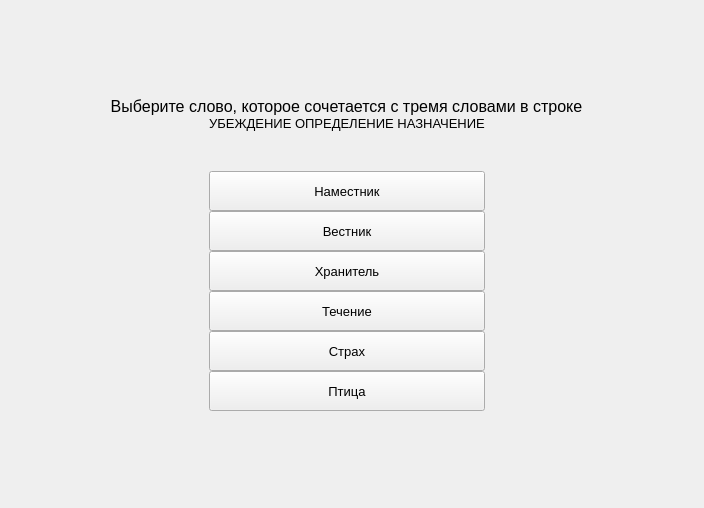
      <widget class="QWidget" name="page_17">
       <layout class="QGridLayout" name="gridLayout_33">
        <property name="leftMargin">
         <number>0</number>
        </property>
        <property name="topMargin">
         <number>0</number>
        </property>
        <property name="bottomMargin">
         <number>0</number>
        </property>
        <property name="verticalSpacing">
         <number>0</number>
        </property>
        <item row="0" column="0">
         <widget class="QWidget" name="widget_17" native="true">
          <layout class="QGridLayout" name="gridLayout_34">
           <property name="leftMargin">
            <number>0</number>
           </property>
           <property name="topMargin">
            <number>0</number>
           </property>
           <property name="rightMargin">
            <number>0</number>
           </property>
           <property name="bottomMargin">
            <number>0</number>
           </property>
           <property name="spacing">
            <number>0</number>
           </property>
           <item row="9" column="1">
            <widget class="QPushButton" name="pushButton_60">
             <property name="minimumSize">
              <size>
               <width>0</width>
               <height>40</height>
              </size>
             </property>
             <property name="font">
              <font>
               <pointsize>10</pointsize>
              </font>
             </property>
             <property name="text">
              <string>Птица</string>
             </property>
            </widget>
           </item>
           <item row="10" column="1">
            <spacer name="verticalSpacer_40">
             <property name="orientation">
              <enum>Qt::Vertical</enum>
             </property>
             <property name="sizeHint" stdset="0">
              <size>
               <width>20</width>
               <height>97</height>
              </size>
             </property>
            </spacer>
           </item>
           <item row="8" column="1">
            <widget class="QPushButton" name="pushButton_59">
             <property name="minimumSize">
              <size>
               <width>0</width>
               <height>40</height>
              </size>
             </property>
             <property name="font">
              <font>
               <pointsize>10</pointsize>
              </font>
             </property>
             <property name="text">
              <string>Страх</string>
             </property>
            </widget>
           </item>
           <item row="7" column="0" rowspan="2">
            <spacer name="horizontalSpacer_33">
             <property name="orientation">
              <enum>Qt::Horizontal</enum>
             </property>
             <property name="sizeHint" stdset="0">
              <size>
               <width>209</width>
               <height>20</height>
              </size>
             </property>
            </spacer>
           </item>
           <item row="7" column="1">
            <widget class="QPushButton" name="pushButton_58">
             <property name="minimumSize">
              <size>
               <width>0</width>
               <height>40</height>
              </size>
             </property>
             <property name="font">
              <font>
               <pointsize>10</pointsize>
              </font>
             </property>
             <property name="text">
              <string>Течение</string>
             </property>
            </widget>
           </item>
           <item row="5" column="1">
            <widget class="QPushButton" name="pushButton_56">
             <property name="minimumSize">
              <size>
               <width>0</width>
               <height>40</height>
              </size>
             </property>
             <property name="font">
              <font>
               <pointsize>10</pointsize>
              </font>
             </property>
             <property name="text">
              <string>Вестник</string>
             </property>
            </widget>
           </item>
           <item row="2" column="1">
            <widget class="QLabel" name="label_29">
             <property name="font">
              <font>
               <pointsize>10</pointsize>
              </font>
             </property>
             <property name="text">
              <string>УБЕЖДЕНИЕ ОПРЕДЕЛЕНИЕ НАЗНАЧЕНИЕ</string>
             </property>
             <property name="alignment">
              <set>Qt::AlignCenter</set>
             </property>
            </widget>
           </item>
           <item row="0" column="1">
            <spacer name="verticalSpacer_41">
             <property name="orientation">
              <enum>Qt::Vertical</enum>
             </property>
             <property name="sizeHint" stdset="0">
              <size>
               <width>20</width>
               <height>97</height>
              </size>
             </property>
            </spacer>
           </item>
           <item row="4" column="1">
            <widget class="QPushButton" name="pushButton_55">
             <property name="minimumSize">
              <size>
               <width>0</width>
               <height>40</height>
              </size>
             </property>
             <property name="font">
              <font>
               <pointsize>10</pointsize>
              </font>
             </property>
             <property name="text">
              <string>Наместник</string>
             </property>
            </widget>
           </item>
           <item row="6" column="1">
            <widget class="QPushButton" name="pushButton_57">
             <property name="minimumSize">
              <size>
               <width>0</width>
               <height>40</height>
              </size>
             </property>
             <property name="font">
              <font>
               <pointsize>10</pointsize>
              </font>
             </property>
             <property name="text">
              <string>Хранитель</string>
             </property>
            </widget>
           </item>
           <item row="1" column="0" colspan="3">
            <widget class="QLabel" name="label_28">
             <property name="font">
              <font>
               <pointsize>12</pointsize>
              </font>
             </property>
             <property name="text">
              <string>Выберите слово, которое сочетается с тремя словами в строке</string>
             </property>
             <property name="alignment">
              <set>Qt::AlignCenter</set>
             </property>
            </widget>
           </item>
           <item row="6" column="2">
            <spacer name="horizontalSpacer_34">
             <property name="orientation">
              <enum>Qt::Horizontal</enum>
             </property>
             <property name="sizeHint" stdset="0">
              <size>
               <width>208</width>
               <height>20</height>
              </size>
             </property>
            </spacer>
           </item>
           <item row="3" column="1">
            <spacer name="verticalSpacer_42">
             <property name="orientation">
              <enum>Qt::Vertical</enum>
             </property>
             <property name="sizeType">
              <enum>QSizePolicy::Minimum</enum>
             </property>
             <property name="sizeHint" stdset="0">
              <size>
               <width>20</width>
               <height>40</height>
              </size>
             </property>
            </spacer>
           </item>
          </layout>
         </widget>
        </item>
       </layout>
      </widget>
